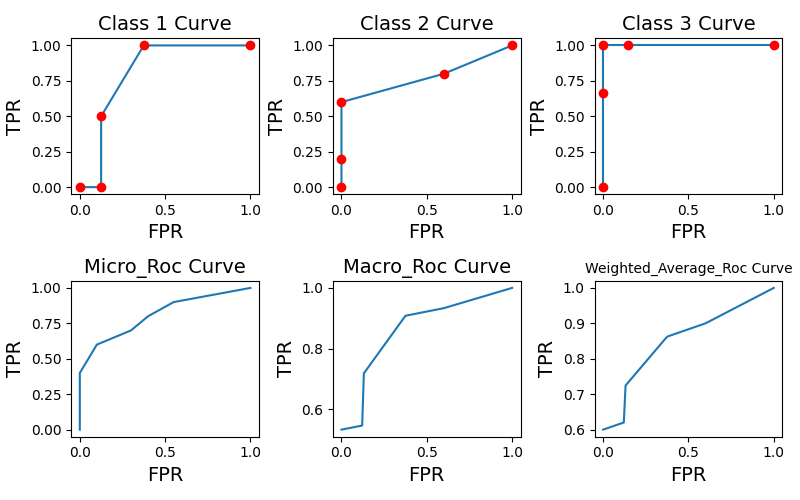

Write the Python code that produced this figure.
import numpy as np
import matplotlib.pyplot as plt
from sklearn.metrics import precision_recall_curve, average_precision_score
from sklearn.metrics import roc_auc_score
from sklearn.metrics import roc_curve, auc

y_true = np.asarray([[0, 0, 1], [0, 1, 0], [1, 0, 0], [0, 0, 1], [1, 0, 0], [0, 1, 0], [0, 1, 0], [0, 1, 0], [0, 0, 1], [0, 1, 0]])
y_pred = np.asarray([[0.1, 0.2, 0.7], [0.1, 0.6, 0.3], [0.5, 0.2, 0.3], [0.1, 0.1, 0.8], [0.4, 0.2, 0.4], [0.6, 0.3, 0.1], [0.4, 0.2, 0.4], [0.4, 0.1, 0.5], [0.1, 0.1, 0.8], [0.1, 0.8, 0.1]])

classes = len(y_true[1, :])
fpr = dict()
tpr = dict()
roc_auc = dict()

for i in range(classes):
    fpr[i], tpr[i], th = roc_curve(y_true[:, i], y_pred[:, i])
    roc_auc[i] = auc(fpr[i], tpr[i])

fig, axs = plt.subplots(nrows=2, ncols=classes, figsize=(8, 5))
for i in range(classes):
    axs[0, i].plot(fpr[i], tpr[i])
    axs[0, i].plot(fpr[i], tpr[i], 'ro')
    axs[0, i].set_title('Class {} Curve'.format(i + 1), fontsize=14)
    axs[0, i].set_xlabel('FPR', fontsize=14)
    axs[0, i].set_ylabel('TPR', fontsize=14)

fpr_micro, tpr_micro, _ = roc_curve(y_true.ravel(), y_pred.ravel())
axs[1, 0].plot(fpr_micro, tpr_micro)
axs[1, 0].set_title('Micro_Roc Curve', fontsize=14)
axs[1, 0].set_xlabel('FPR', fontsize=14)
axs[1, 0].set_ylabel('TPR', fontsize=14)
roc_auc_micro = auc(fpr_micro, tpr_micro)

fpr_grid = np.linspace(0.0, 1.0, 100)
mean_tpr = np.zeros_like(fpr_grid)
for i in range(classes):
    mean_tpr += np.interp(fpr_grid, fpr[i], tpr[i])

mean_tpr /= classes
roc_auc_macro = auc(fpr_grid, mean_tpr)

axs[1, 1].plot(fpr_grid, mean_tpr)
axs[1, 1].set_title('Macro_Roc Curve', fontsize=14)
axs[1, 1].set_xlabel('FPR', fontsize=14)
axs[1, 1].set_ylabel('TPR', fontsize=14)

weights = np.array([sum(y_true[:, i]) for i in range(classes)], dtype=np.float64)
weights /= sum(weights)

avg_tpr = np.zeros_like(fpr_grid)
for i in range(classes):
    avg_tpr += weights[i] * np.interp(fpr_grid, fpr[i], tpr[i])

roc_auc_weighted = auc(fpr_grid, avg_tpr)
axs[1, 2].plot(fpr_grid, avg_tpr)
axs[1, 2].set_title('Weighted_Average_Roc Curve', fontsize=10)
axs[1, 2].set_xlabel('FPR', fontsize=14)
axs[1, 2].set_ylabel('TPR', fontsize=14)

plt.tight_layout()
plt.show()
